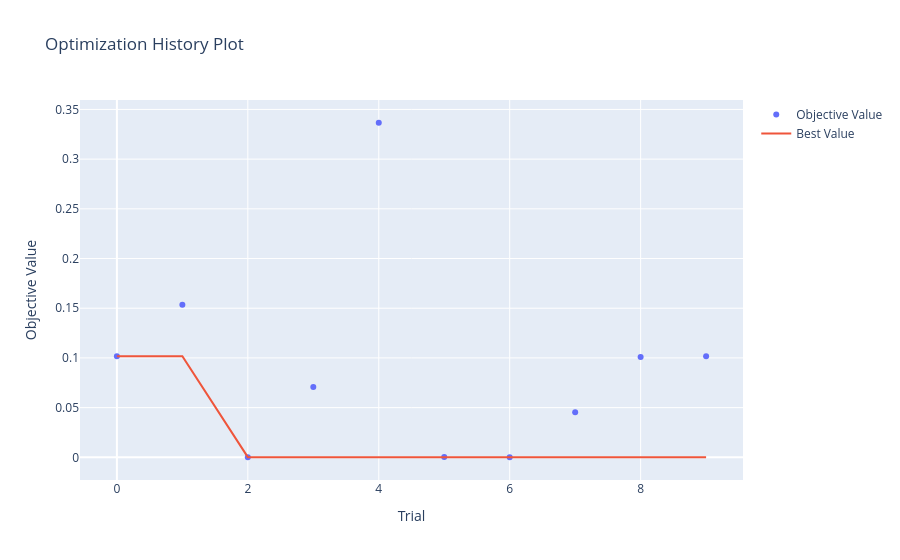
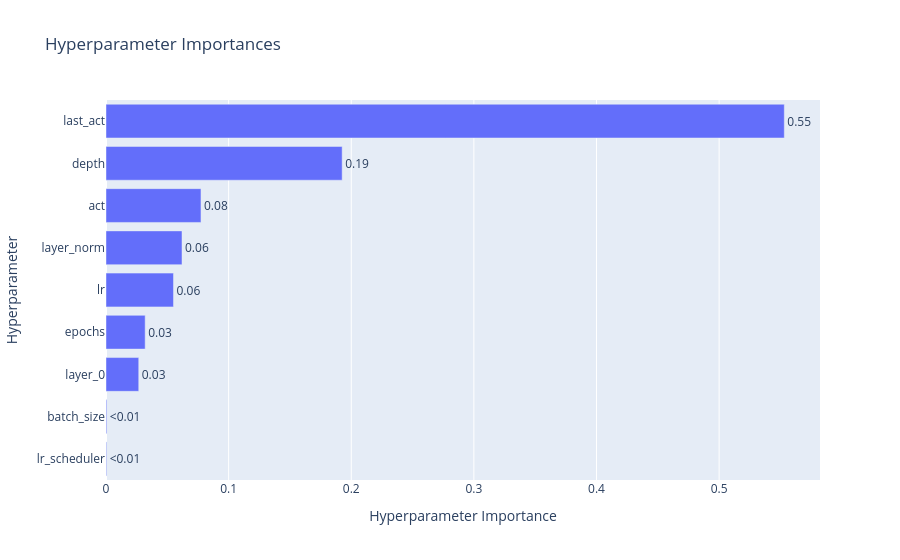
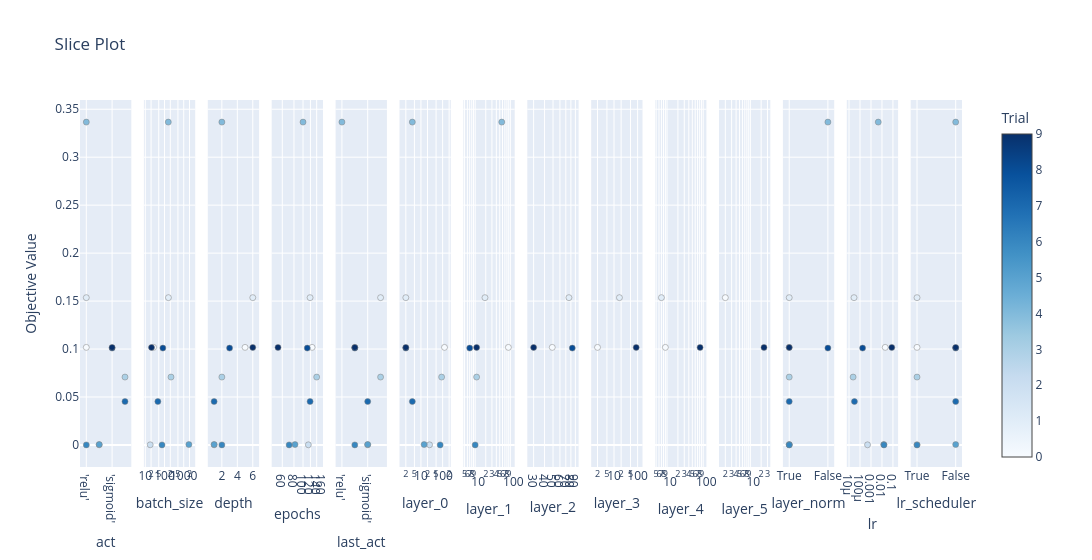

The code cell stored with these charts, in order, in its notebook:
### Code cell
from plotly.io import show

fig = optuna.visualization.plot_optimization_history(study)
show(fig)

fig = optuna.visualization.plot_param_importances(study)
show(fig)

fig = optuna.visualization.plot_slice(study)
show(fig)

### Figure 1 — Plotly figure (JSON) as saved in the notebook; plotly's stock layout.template omitted (floating-point values rounded to 4 significant figures)
{"data": [{"mode": "markers", "name": "Objective Value", "x": [0, 1, 2, 3, 4, 5, 6, 7, 8, 9], "y": [0.1017, 0.1536, 0.0001752, 0.07079, 0.3366, 0.0004393, 7.528e-05, 0.04528, 0.101, 0.1017], "type": "scatter"}, {"mode": "lines", "name": "Best Value", "x": [0, 1, 2, 3, 4, 5, 6, 7, 8, 9], "y": [0.1017, 0.1017, 0.0001752, 0.0001752, 0.0001752, 0.0001752, 7.528e-05, 7.528e-05, 7.528e-05, 7.528e-05], "type": "scatter"}, {"marker": {"color": "#cccccc"}, "mode": "markers", "name": "Infeasible Trial", "showlegend": false, "x": [], "y": [], "type": "scatter"}], "layout": {"title": {"text": "Optimization History Plot"}, "xaxis": {"title": {"text": "Trial"}}, "yaxis": {"title": {"text": "Objective Value"}}}}

### Figure 2 — Plotly figure (JSON) as saved in the notebook; plotly's stock layout.template omitted (floating-point values rounded to 4 significant figures)
{"data": [{"cliponaxis": false, "hovertemplate": ["lr_scheduler (CategoricalDistribution): 0.0005226635359701557<extra></extra>", "batch_size (IntDistribution): 0.0006315754778071017<extra></extra>", "layer_0 (IntDistribution): 0.02670280873366299<extra></extra>", "epochs (IntDistribution): 0.031941605823520215<extra></extra>", "lr (FloatDistribution): 0.05502164068161444<extra></extra>", "layer_norm (CategoricalDistribution): 0.06197747170066775<extra></extra>", "act (CategoricalDistribution): 0.07745825053489953<extra></extra>", "depth (IntDistribution): 0.1925873353208256<extra></extra>", "last_act (CategoricalDistribution): 0.5531566481910322<extra></extra>"], "name": "Objective Value", "orientation": "h", "text": ["<0.01", "<0.01", "0.03", "0.03", "0.06", "0.06", "0.08", "0.19", "0.55"], "textposition": "outside", "x": [0.0005227, 0.0006316, 0.0267, 0.03194, 0.05502, 0.06198, 0.07746, 0.1926, 0.5532], "y": ["lr_scheduler", "batch_size", "layer_0", "epochs", "lr", "layer_norm", "act", "depth", "last_act"], "type": "bar"}], "layout": {"title": {"text": "Hyperparameter Importances"}, "xaxis": {"title": {"text": "Hyperparameter Importance"}}, "yaxis": {"title": {"text": "Hyperparameter"}}}}

### Figure 3 — Plotly figure (JSON) as saved in the notebook; plotly's stock layout.template omitted (floating-point values rounded to 4 significant figures)
{"data": [{"marker": {"color": [0, 1, 4, 6, 2, 5, 8, 9, 3, 7], "colorbar": {"title": {"text": "Trial"}, "x": 1.0, "xpad": 40}, "colorscale": [[0.0, "rgb(247,251,255)"], [0.125, "rgb(222,235,247)"], [0.25, "rgb(198,219,239)"], [0.375, "rgb(158,202,225)"], [0.5, "rgb(107,174,214)"], [0.625, "rgb(66,146,198)"], [0.75, "rgb(33,113,181)"], [0.875, "rgb(8,81,156)"], [1.0, "rgb(8,48,107)"]], "line": {"color": "Grey", "width": 0.5}, "showscale": true}, "mode": "markers", "name": "Feasible Trial", "showlegend": false, "x": ["'relu'", "'relu'", "'relu'", "'relu'", "'tanh'", "'tanh'", "'sigmoid'", "'sigmoid'", "''", "''"], "y": [0.1017, 0.1536, 0.3366, 7.528e-05, 0.0001752, 0.0004393, 0.101, 0.1017, 0.07079, 0.04528], "type": "scatter", "xaxis": "x", "yaxis": "y"}, {"marker": {"color": [0, 1, 2, 3, 4, 5, 6, 7, 8, 9], "colorbar": {"title": {"text": "Trial"}, "x": 1.0, "xpad": 40}, "colorscale": [[0.0, "rgb(247,251,255)"], [0.125, "rgb(222,235,247)"], [0.25, "rgb(198,219,239)"], [0.375, "rgb(158,202,225)"], [0.5, "rgb(107,174,214)"], [0.625, "rgb(66,146,198)"], [0.75, "rgb(33,113,181)"], [0.875, "rgb(8,81,156)"], [1.0, "rgb(8,48,107)"]], "line": {"color": "Grey", "width": 0.5}, "showscale": false}, "mode": "markers", "name": "Feasible Trial", "showlegend": false, "x": [27, 160, 18, 217, 157, 1854, 74, 45, 82, 21], "y": [0.1017, 0.1536, 0.0001752, 0.07079, 0.3366, 0.0004393, 7.528e-05, 0.04528, 0.101, 0.1017], "type": "scatter", "xaxis": "x2", "yaxis": "y2"}, {"marker": {"color": [0, 1, 2, 3, 4, 5, 6, 7, 8, 9], "colorbar": {"title": {"text": "Trial"}, "x": 1.0, "xpad": 40}, "colorscale": [[0.0, "rgb(247,251,255)"], [0.125, "rgb(222,235,247)"], [0.25, "rgb(198,219,239)"], [0.375, "rgb(158,202,225)"], [0.5, "rgb(107,174,214)"], [0.625, "rgb(66,146,198)"], [0.75, "rgb(33,113,181)"], [0.875, "rgb(8,81,156)"], [1.0, "rgb(8,48,107)"]], "line": {"color": "Grey", "width": 0.5}, "showscale": false}, "mode": "markers", "name": "Feasible Trial", "showlegend": false, "x": [5, 6, 1, 2, 2, 1, 2, 1, 3, 6], "y": [0.1017, 0.1536, 0.0001752, 0.07079, 0.3366, 0.0004393, 7.528e-05, 0.04528, 0.101, 0.1017], "type": "scatter", "xaxis": "x3", "yaxis": "y3"}, {"marker": {"color": [0, 1, 2, 3, 4, 5, 6, 7, 8, 9], "colorbar": {"title": {"text": "Trial"}, "x": 1.0, "xpad": 40}, "colorscale": [[0.0, "rgb(247,251,255)"], [0.125, "rgb(222,235,247)"], [0.25, "rgb(198,219,239)"], [0.375, "rgb(158,202,225)"], [0.5, "rgb(107,174,214)"], [0.625, "rgb(66,146,198)"], [0.75, "rgb(33,113,181)"], [0.875, "rgb(8,81,156)"], [1.0, "rgb(8,48,107)"]], "line": {"color": "Grey", "width": 0.5}, "showscale": false}, "mode": "markers", "name": "Feasible Trial", "showlegend": false, "x": [125, 119, 114, 140, 100, 82, 71, 119, 111, 54], "y": [0.1017, 0.1536, 0.0001752, 0.07079, 0.3366, 0.0004393, 7.528e-05, 0.04528, 0.101, 0.1017], "type": "scatter", "xaxis": "x4", "yaxis": "y4"}, {"marker": {"color": [4, 0, 6, 8, 9, 2, 5, 7, 1, 3], "colorbar": {"title": {"text": "Trial"}, "x": 1.0, "xpad": 40}, "colorscale": [[0.0, "rgb(247,251,255)"], [0.125, "rgb(222,235,247)"], [0.25, "rgb(198,219,239)"], [0.375, "rgb(158,202,225)"], [0.5, "rgb(107,174,214)"], [0.625, "rgb(66,146,198)"], [0.75, "rgb(33,113,181)"], [0.875, "rgb(8,81,156)"], [1.0, "rgb(8,48,107)"]], "line": {"color": "Grey", "width": 0.5}, "showscale": false}, "mode": "markers", "name": "Feasible Trial", "showlegend": false, "x": ["'relu'", "'tanh'", "'tanh'", "'tanh'", "'tanh'", "'sigmoid'", "'sigmoid'", "'sigmoid'", "''", "''"], "y": [0.3366, 0.1017, 7.528e-05, 0.101, 0.1017, 0.0001752, 0.0004393, 0.04528, 0.1536, 0.07079], "type": "scatter", "xaxis": "x5", "yaxis": "y5"}, {"marker": {"color": [0, 1, 2, 3, 4, 5, 6, 7, 8, 9], "colorbar": {"title": {"text": "Trial"}, "x": 1.0, "xpad": 40}, "colorscale": [[0.0, "rgb(247,251,255)"], [0.125, "rgb(222,235,247)"], [0.25, "rgb(198,219,239)"], [0.375, "rgb(158,202,225)"], [0.5, "rgb(107,174,214)"], [0.625, "rgb(66,146,198)"], [0.75, "rgb(33,113,181)"], [0.875, "rgb(8,81,156)"], [1.0, "rgb(8,48,107)"]], "line": {"color": "Grey", "width": 0.5}, "showscale": false}, "mode": "markers", "name": "Feasible Trial", "showlegend": false, "x": [122, 2, 25, 90, 4, 14, 77, 4, 2, 2], "y": [0.1017, 0.1536, 0.0001752, 0.07079, 0.3366, 0.0004393, 7.528e-05, 0.04528, 0.101, 0.1017], "type": "scatter", "xaxis": "x6", "yaxis": "y6"}, {"marker": {"color": [0, 1, 3, 4, 6, 8, 9], "colorbar": {"title": {"text": "Trial"}, "x": 1.0, "xpad": 40}, "colorscale": [[0.0, "rgb(247,251,255)"], [0.125, "rgb(222,235,247)"], [0.25, "rgb(198,219,239)"], [0.375, "rgb(158,202,225)"], [0.5, "rgb(107,174,214)"], [0.625, "rgb(66,146,198)"], [0.75, "rgb(33,113,181)"], [0.875, "rgb(8,81,156)"], [1.0, "rgb(8,48,107)"]], "line": {"color": "Grey", "width": 0.5}, "showscale": false}, "mode": "markers", "name": "Feasible Trial", "showlegend": false, "x": [88, 19, 11, 57, 10, 7, 11], "y": [0.1017, 0.1536, 0.07079, 0.3366, 7.528e-05, 0.101, 0.1017], "type": "scatter", "xaxis": "x7", "yaxis": "y7"}, {"marker": {"color": [0, 1, 8, 9], "colorbar": {"title": {"text": "Trial"}, "x": 1.0, "xpad": 40}, "colorscale": [[0.0, "rgb(247,251,255)"], [0.125, "rgb(222,235,247)"], [0.25, "rgb(198,219,239)"], [0.375, "rgb(158,202,225)"], [0.5, "rgb(107,174,214)"], [0.625, "rgb(66,146,198)"], [0.75, "rgb(33,113,181)"], [0.875, "rgb(8,81,156)"], [1.0, "rgb(8,48,107)"]], "line": {"color": "Grey", "width": 0.5}, "showscale": false}, "mode": "markers", "name": "Feasible Trial", "showlegend": false, "x": [49, 76, 83, 30], "y": [0.1017, 0.1536, 0.101, 0.1017], "type": "scatter", "xaxis": "x8", "yaxis": "y8"}, {"marker": {"color": [0, 1, 9], "colorbar": {"title": {"text": "Trial"}, "x": 1.0, "xpad": 40}, "colorscale": [[0.0, "rgb(247,251,255)"], [0.125, "rgb(222,235,247)"], [0.25, "rgb(198,219,239)"], [0.375, "rgb(158,202,225)"], [0.5, "rgb(107,174,214)"], [0.625, "rgb(66,146,198)"], [0.75, "rgb(33,113,181)"], [0.875, "rgb(8,81,156)"], [1.0, "rgb(8,48,107)"]], "line": {"color": "Grey", "width": 0.5}, "showscale": false}, "mode": "markers", "name": "Feasible Trial", "showlegend": false, "x": [2, 17, 87], "y": [0.1017, 0.1536, 0.1017], "type": "scatter", "xaxis": "x9", "yaxis": "y9"}, {"marker": {"color": [0, 1, 9], "colorbar": {"title": {"text": "Trial"}, "x": 1.0, "xpad": 40}, "colorscale": [[0.0, "rgb(247,251,255)"], [0.125, "rgb(222,235,247)"], [0.25, "rgb(198,219,239)"], [0.375, "rgb(158,202,225)"], [0.5, "rgb(107,174,214)"], [0.625, "rgb(66,146,198)"], [0.75, "rgb(33,113,181)"], [0.875, "rgb(8,81,156)"], [1.0, "rgb(8,48,107)"]], "line": {"color": "Grey", "width": 0.5}, "showscale": false}, "mode": "markers", "name": "Feasible Trial", "showlegend": false, "x": [9, 7, 82], "y": [0.1017, 0.1536, 0.1017], "type": "scatter", "xaxis": "x10", "yaxis": "y10"}, {"marker": {"color": [1, 9], "colorbar": {"title": {"text": "Trial"}, "x": 1.0, "xpad": 40}, "colorscale": [[0.0, "rgb(247,251,255)"], [0.125, "rgb(222,235,247)"], [0.25, "rgb(198,219,239)"], [0.375, "rgb(158,202,225)"], [0.5, "rgb(107,174,214)"], [0.625, "rgb(66,146,198)"], [0.75, "rgb(33,113,181)"], [0.875, "rgb(8,81,156)"], [1.0, "rgb(8,48,107)"]], "line": {"color": "Grey", "width": 0.5}, "showscale": false}, "mode": "markers", "name": "Feasible Trial", "showlegend": false, "x": [2, 24], "y": [0.1536, 0.1017], "type": "scatter", "xaxis": "x11", "yaxis": "y11"}, {"marker": {"color": [0, 1, 2, 3, 5, 6, 7, 9, 4, 8], "colorbar": {"title": {"text": "Trial"}, "x": 1.0, "xpad": 40}, "colorscale": [[0.0, "rgb(247,251,255)"], [0.125, "rgb(222,235,247)"], [0.25, "rgb(198,219,239)"], [0.375, "rgb(158,202,225)"], [0.5, "rgb(107,174,214)"], [0.625, "rgb(66,146,198)"], [0.75, "rgb(33,113,181)"], [0.875, "rgb(8,81,156)"], [1.0, "rgb(8,48,107)"]], "line": {"color": "Grey", "width": 0.5}, "showscale": false}, "mode": "markers", "name": "Feasible Trial", "showlegend": false, "x": ["True", "True", "True", "True", "True", "True", "True", "True", "False", "False"], "y": [0.1017, 0.1536, 0.0001752, 0.07079, 0.0004393, 7.528e-05, 0.04528, 0.1017, 0.3366, 0.101], "type": "scatter", "xaxis": "x12", "yaxis": "y12"}, {"marker": {"color": [0, 1, 2, 3, 4, 5, 6, 7, 8, 9], "colorbar": {"title": {"text": "Trial"}, "x": 1.0, "xpad": 40}, "colorscale": [[0.0, "rgb(247,251,255)"], [0.125, "rgb(222,235,247)"], [0.25, "rgb(198,219,239)"], [0.375, "rgb(158,202,225)"], [0.5, "rgb(107,174,214)"], [0.625, "rgb(66,146,198)"], [0.75, "rgb(33,113,181)"], [0.875, "rgb(8,81,156)"], [1.0, "rgb(8,48,107)"]], "line": {"color": "Grey", "width": 0.5}, "showscale": false}, "mode": "markers", "name": "Feasible Trial", "showlegend": false, "x": [0.01975, 2.851e-05, 0.0004849, 2.355e-05, 0.004578, 0.01456, 0.01522, 3.115e-05, 0.000172, 0.07836], "y": [0.1017, 0.1536, 0.0001752, 0.07079, 0.3366, 0.0004393, 7.528e-05, 0.04528, 0.101, 0.1017], "type": "scatter", "xaxis": "x13", "yaxis": "y13"}, {"marker": {"color": [0, 1, 2, 3, 6, 4, 5, 7, 8, 9], "colorbar": {"title": {"text": "Trial"}, "x": 1.0, "xpad": 40}, "colorscale": [[0.0, "rgb(247,251,255)"], [0.125, "rgb(222,235,247)"], [0.25, "rgb(198,219,239)"], [0.375, "rgb(158,202,225)"], [0.5, "rgb(107,174,214)"], [0.625, "rgb(66,146,198)"], [0.75, "rgb(33,113,181)"], [0.875, "rgb(8,81,156)"], [1.0, "rgb(8,48,107)"]], "line": {"color": "Grey", "width": 0.5}, "showscale": false}, "mode": "markers", "name": "Feasible Trial", "showlegend": false, "x": ["True", "True", "True", "True", "True", "False", "False", "False", "False", "False"], "y": [0.1017, 0.1536, 0.0001752, 0.07079, 7.528e-05, 0.3366, 0.0004393, 0.04528, 0.101, 0.1017], "type": "scatter", "xaxis": "x14", "yaxis": "y14"}], "layout": {"xaxis": {"anchor": "y", "domain": [0.0, 0.05816], "title": {"text": "act"}, "type": "category", "categoryorder": "array", "categoryarray": ["'relu'", "'tanh'", "'sigmoid'", "''"]}, "yaxis": {"anchor": "x", "domain": [0.0, 1.0], "title": {"text": "Objective Value"}}, "xaxis2": {"anchor": "y2", "domain": [0.07245, 0.1306], "title": {"text": "batch_size"}, "type": "log"}, "yaxis2": {"anchor": "x2", "domain": [0.0, 1.0], "matches": "y", "showticklabels": false}, "xaxis3": {"anchor": "y3", "domain": [0.1449, 0.2031], "title": {"text": "depth"}}, "yaxis3": {"anchor": "x3", "domain": [0.0, 1.0], "matches": "y", "showticklabels": false}, "xaxis4": {"anchor": "y4", "domain": [0.2173, 0.2755], "title": {"text": "epochs"}, "type": "log"}, "yaxis4": {"anchor": "x4", "domain": [0.0, 1.0], "matches": "y", "showticklabels": false}, "xaxis5": {"anchor": "y5", "domain": [0.2898, 0.348], "title": {"text": "last_act"}, "type": "category", "categoryorder": "array", "categoryarray": ["'relu'", "'tanh'", "'sigmoid'", "''"]}, "yaxis5": {"anchor": "x5", "domain": [0.0, 1.0], "matches": "y", "showticklabels": false}, "xaxis6": {"anchor": "y6", "domain": [0.3622, 0.4204], "title": {"text": "layer_0"}, "type": "log"}, "yaxis6": {"anchor": "x6", "domain": [0.0, 1.0], "matches": "y", "showticklabels": false}, "xaxis7": {"anchor": "y7", "domain": [0.4347, 0.4929], "title": {"text": "layer_1"}, "type": "log"}, "yaxis7": {"anchor": "x7", "domain": [0.0, 1.0], "matches": "y", "showticklabels": false}, "xaxis8": {"anchor": "y8", "domain": [0.5071, 0.5653], "title": {"text": "layer_2"}, "type": "log"}, "yaxis8": {"anchor": "x8", "domain": [0.0, 1.0], "matches": "y", "showticklabels": false}, "xaxis9": {"anchor": "y9", "domain": [0.5796, 0.6378], "title": {"text": "layer_3"}, "type": "log"}, "yaxis9": {"anchor": "x9", "domain": [0.0, 1.0], "matches": "y", "showticklabels": false}, "xaxis10": {"anchor": "y10", "domain": [0.652, 0.7102], "title": {"text": "layer_4"}, "type": "log"}, "yaxis10": {"anchor": "x10", "domain": [0.0, 1.0], "matches": "y", "showticklabels": false}, "xaxis11": {"anchor": "y11", "domain": [0.7245, 0.7827], "title": {"text": "layer_5"}, "type": "log"}, "yaxis11": {"anchor": "x11", "domain": [0.0, 1.0], "matches": "y", "showticklabels": false}, "xaxis12": {"anchor": "y12", "domain": [0.7969, 0.8551], "title": {"text": "layer_norm"}, "type": "category", "categoryorder": "array", "categoryarray": ["True", "False"]}, "yaxis12": {"anchor": "x12", "domain": [0.0, 1.0], "matches": "y", "showticklabels": false}, "xaxis13": {"anchor": "y13", "domain": [0.8694, 0.9276], "title": {"text": "lr"}, "type": "log"}, "yaxis13": {"anchor": "x13", "domain": [0.0, 1.0], "matches": "y", "showticklabels": false}, "xaxis14": {"anchor": "y14", "domain": [0.9418, 1.0], "title": {"text": "lr_scheduler"}, "type": "category", "categoryorder": "array", "categoryarray": ["True", "False"]}, "yaxis14": {"anchor": "x14", "domain": [0.0, 1.0], "matches": "y", "showticklabels": false}, "title": {"text": "Slice Plot"}, "width": 4200}}
